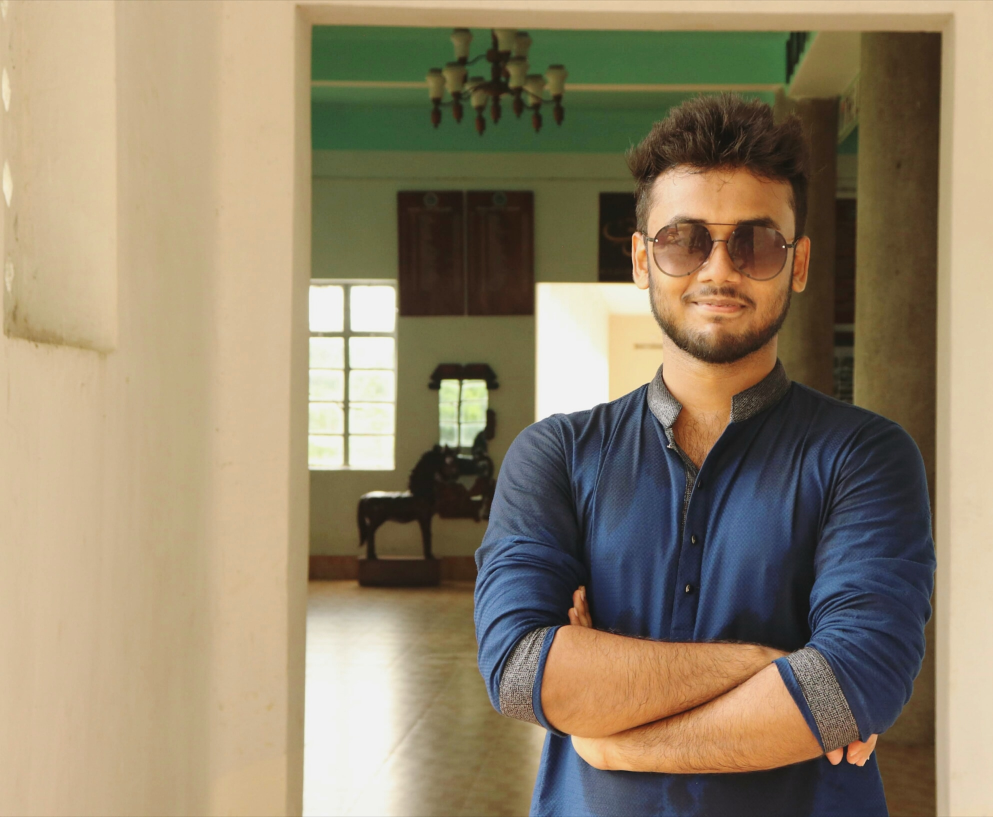
#> input picture alif3.jpg, 1986 x 1634 px, found by its file name (shown at 1/2 size)
$ python face_detection.py
#> lines starting #> are read from the running program, lines starting #| are printed output that depends on the picture; after the words box and inside, x2 and y2 are one past the last pixel; in counts of white or black regions, pixels touching at a corner belong together
import cv2
import numpy as np

face_cascade = cv2.CascadeClassifier(cv2.data.haarcascades + 'haarcascade_frontalface_default.xml')
images = cv2.imread("resources/alif3.jpg",1)
#> images is the input picture: shape (1634, 1986, 3); mean B, G, R 106.2, 131.4, 145.2
image = cv2.resize(images, (1080,720))
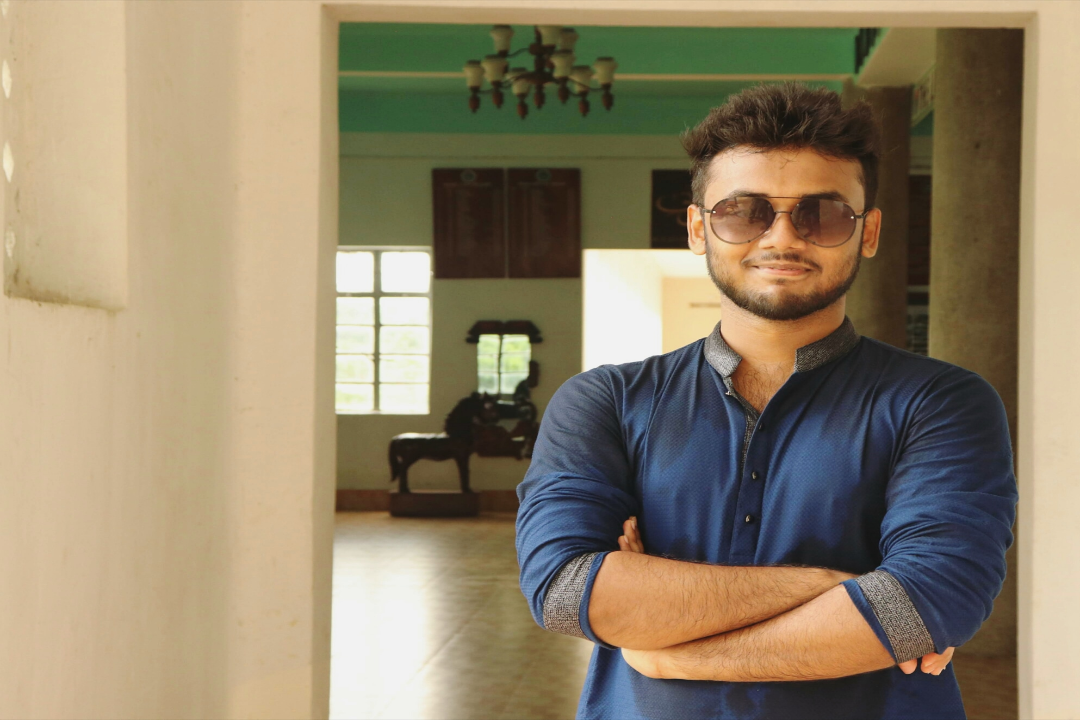
#> image: shape (720, 1080, 3); mean B, G, R 106.1, 131.4, 145.1
#gray_image = cv2.cvtColor(image,cv2.COLOR_BGR2GRAY)

faces = face_cascade.detectMultiScale(image, 1.3, 5)
#> faces = [[672, 136, 216, 216]]
print(type(faces))
#| <class 'numpy.ndarray'>
print(faces)
#| [[672 136 216 216]]

for x,y,w,h in faces:
    image = cv2.rectangle(image, (x,y), (x+w,y+h), (0,255,0), 3)
#> this loop made 1 pass
#> pass 1, `image = cv2.rectangle(image, (x,y), (x+w,y+h), (0,255,0), 3)`:
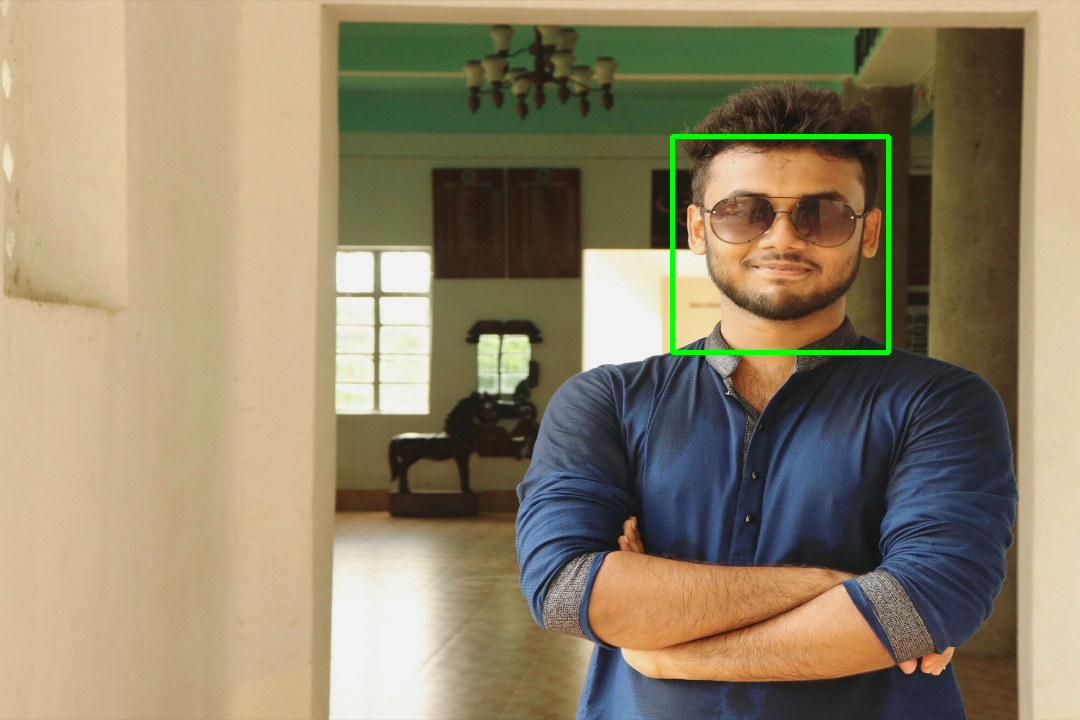
#> image: shape (720, 1080, 3); 0.55% of pixels changed, all inside (x1, y1, x2, y2) = (670, 134, 891, 355)

cv2.imshow('image', image)
cv2.waitKey(0)
cv2.destroyAllWindows()
